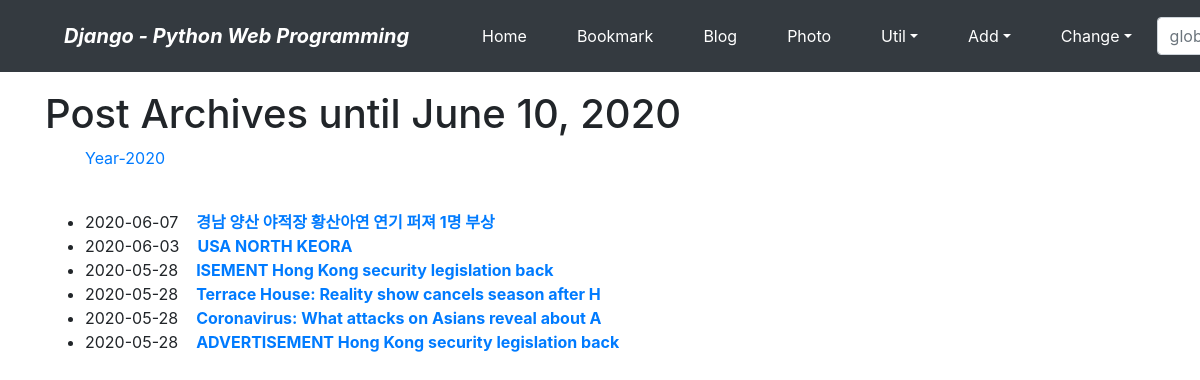
Screenshot of /blog/archive/ with the database file from the repository.
### blog/models.py (models this page shows, shortened)
class Post(models.Model):
    title = models.CharField(verbose_name='TITLE', max_length=50)
    slug = models.SlugField("SLUG",unique=True, allow_unicode=True, help_text='one word for title alias.')
    description = models.CharField('DESCRIPTION', max_length=100, blank=True, help_text='simple description text.')
    content = models.TextField("CONTENT")
    create_dt = models.DateTimeField('CREATE DATE', auto_now_add=True)
    modify_dt = models.DateTimeField("MODIFY DATE", auto_now=True)
    tags = TaggableManager(blank=True)
    owner = models.ForeignKey(User, on_delete=models.CASCADE, verbose_name='OWNER', blank=True, null=True)
    class Meta:
        verbose_name = 'post'
        verbose_name_plural = 'posts'
        db_table = 'blog_posts'
        ordering = ('-modify_dt',)
    def get_absolute_url(self):
        return reverse('blog:post_detail', args=(self.slug,))

### blog/views.py (the view)
# urls.py: path('archive/', views.PostAV.as_view(), name='post_archive'),
class PostAV(ArchiveIndexView):
    model = Post
    date_field = 'modify_dt'

### blog/templates/blog/post_archive.html (shortened to what this page needs)
{% extends "base.html" %}
{% block content %}
    <h1>Post Archives until {% now "N d, Y" %}</h1>
    <ul>
        {% for date in date_list %}
        <li style="display: inline;">
            <a href="{% url 'blog:post_year_archive' date|date:'Y' %}">Year-{{ date|date:"Y" }}</a></li>
        {% endfor %}
    </ul>
    <br/>
    <div>
        <ul>
            {% for post in object_list %}
            <li>{{ post.modify_dt|date:"Y-m-d" }}&nbsp;&nbsp;&nbsp;
            <a href="{{ post.get_absolute_url }}"><strong>{{ post.title }}</strong></a></li>
            {% endfor %}
        </ul>
    </div>
{% endblock %}

### rows the page displays
Post: modify_dt "2020-06-07", title "경남 양산 야적장 황산아연 연기 퍼져 1명 부상"
Post: modify_dt "2020-06-03", title "USA NORTH KEORA"
Post: modify_dt "2020-05-28", title "ISEMENT Hong Kong security legislation back"
Post: modify_dt "2020-05-28", title "Terrace House: Reality show cancels season after H"
Post: modify_dt "2020-05-28", title "Coronavirus: What attacks on Asians reveal about A"
Post: modify_dt "2020-05-28", title "ADVERTISEMENT Hong Kong security legislation back"

### other values shown
{{ date|date:"Y" }} "2020"
